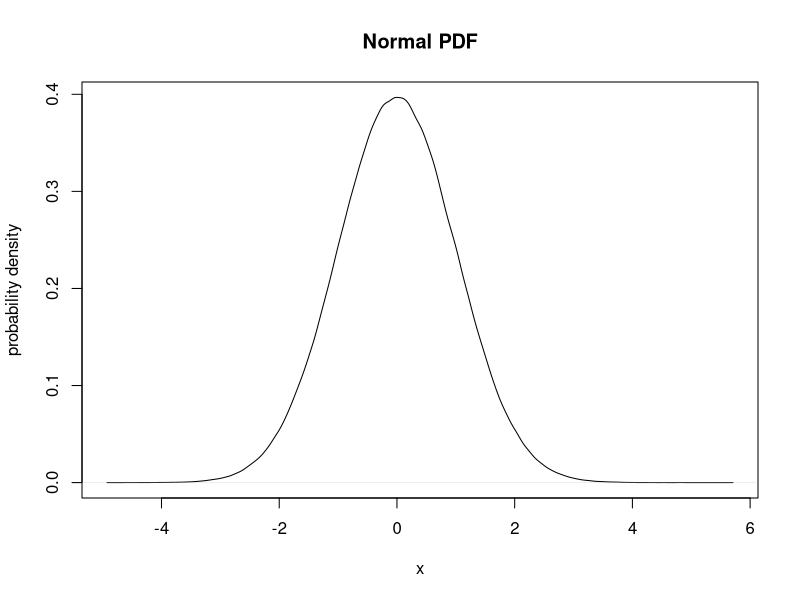

Recreate this plot in R.
setwd('~/Documents/Academia/Teaching/TCD/2015-HT/Quant2/Lectures/lecture1/')
pdf('Figs/normalPDF.pdf')
#--- Generate random normal variable
rnv <- rnorm(n = 1000000, mean = 0, sd = 1)
#--- Plot it
plot(
	density(rnv),
     main = 'Normal PDF',
     ylab='probability density', xlab = 'x' )
dev.off()